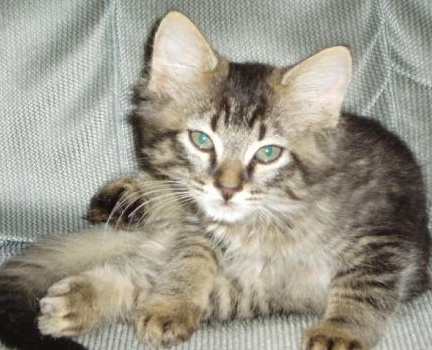
#> input picture cat.jpg, 432 x 350 px
$ python -i Tugas3B.py   (imports and definitions only)   (older library calls are emulated)
#> lines starting #> are read from the running program, lines starting #| are printed output that depends on the picture
import tkinter as tk
from tkinter import ttk
import cv2
import numpy as np
import mahotas.features.texture as texture
from sklearn.model_selection import train_test_split
from sklearn.neighbors import KNeighborsClassifier
from sklearn import svm

# Function to extract GLCM features using mahotas
def extract_glcm_features(image):
    gray = cv2.cvtColor(image, cv2.COLOR_BGR2GRAY)
    glcm = texture.haralick(gray)
    glcm_features = glcm.mean(axis=0)
    return glcm_features

# Extract HOG features
def extract_hog_features(image):
    gray = cv2.cvtColor(image, cv2.COLOR_BGR2GRAY)
    resized_image = cv2.resize(gray, (64, 128))  # Resize image to compatible dimensions
    hog = cv2.HOGDescriptor()
    hog_features = hog.compute(resized_image)
    hog_features = hog_features.flatten()
    return hog_features


# Extract histogram features
def extract_histogram_features(image):
    hist = cv2.calcHist([image], [0, 1, 2], None, [256, 256, 256], [0, 256, 0, 256, 0, 256])
    hist_features = hist.flatten()
    return hist_features

# Extract vector features (concatenation of GLCM, HOG, and histogram features)
def extract_vector_features(image):
    glcm_features = extract_glcm_features(image)
    hog_features = extract_hog_features(image)
    histogram_features = extract_histogram_features(image)
    vector_features = np.concatenate((glcm_features, hog_features, histogram_features))
    return vector_features

# Load the dataset and extract features
dataset_path = '_test/'
cat_folder_path = dataset_path + 'cat/'
dog_folder_path = dataset_path + 'dog/'
image_paths_cats = [cat_folder_path + 'cat_{}.jpg'.format(str(i).zfill(4)) for i in range(71, 75)]
image_paths_dogs = [dog_folder_path + 'dog_{}.jpg'.format(str(i).zfill(4)) for i in range(45, 49)]
# [2 lines not run here, left out]
# Combine dogs and cats images and labels
# [1 line that did not run here, left out]
# [1 line that did not run here, left out]

# Initialize feature vectors and corresponding labels for each extraction method
glcm_features = []
hog_features = []
histogram_features = []
vector_features = []

# Extract features for each image
# [10 lines not run here, left out]

# Convert features to numpy arrays
glcm_features = np.array(glcm_features)
hog_features = np.array(hog_features)
histogram_features = np.array(histogram_features)
vector_features = np.array(vector_features)

# Split the dataset into training and testing sets for each extraction method
# [1 line that did not run here, left out]
# [1 line that did not run here, left out]
# [1 line that did not run here, left out]
# [1 line that did not run here, left out]

# KNN classification for each extraction method
knn_classifier_glcm = KNeighborsClassifier(n_neighbors=3)
# [1 line not run here, left out]
# [1 line that did not run here, left out]

knn_classifier_hog = KNeighborsClassifier(n_neighbors=3)
# [1 line not run here, left out]
# [1 line that did not run here, left out]

knn_classifier_histogram = KNeighborsClassifier(n_neighbors=3)
# [1 line not run here, left out]
# [1 line that did not run here, left out]

knn_classifier_vector = KNeighborsClassifier(n_neighbors=3)
# [1 line not run here, left out]
# [1 line that did not run here, left out]

# SVM classification for each extraction method
svm_classifier_glcm = svm.SVC()
# [1 line not run here, left out]
# [1 line that did not run here, left out]

svm_classifier_hog = svm.SVC()
# [1 line not run here, left out]
# [1 line that did not run here, left out]

svm_classifier_histogram = svm.SVC()
# [1 line not run here, left out]
# [1 line that did not run here, left out]

svm_classifier_vector = svm.SVC()
# [1 line not run here, left out]
# [1 line that did not run here, left out]

# Create the GUI window
# [2 lines not run here, left out]

# Create a Treeview widget to display the results
# [1 line that did not run here, left out]
# [1 line that did not run here, left out]
# [4 lines not run here, left out]

# Insert GLCM results
# [1 line that did not run here, left out]

# Insert HOG results
# [1 line that did not run here, left out]

# Insert histogram results
# [1 line that did not run here, left out]

# Insert vector results
# [1 line that did not run here, left out]

# Configure Treeview column widths
# [10 lines not run here, left out]

>>> import cv2
>>> picture = cv2.imread('cat.jpg')
#> picture is the input picture: shape (350, 432, 3); mean B, G, R 140, 152.9, 156.8
>>> result = extract_vector_features(picture)
#> in extract_glcm_features, `gray = cv2.cvtColor(image, cv2.COLOR_BGR2GRAY)`:
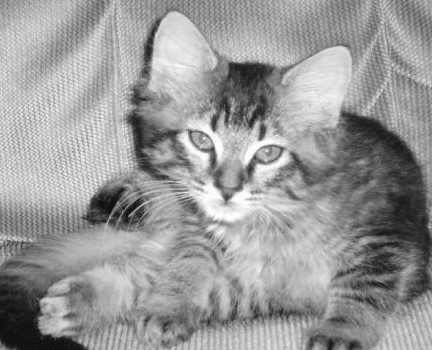
#> gray: shape (350, 432); min 10, max 255, mean 152.6
#> (the run stopped early here; a loop or call above may not have finished)

$ run again, on dog.jpg
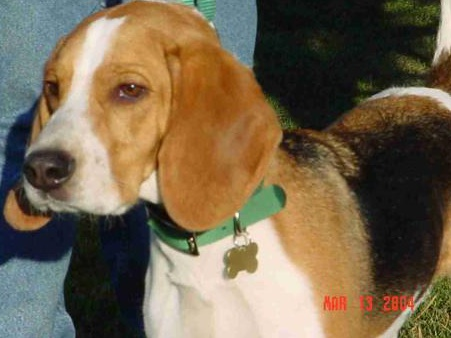
#> input picture dog.jpg, 451 x 338 px
#> picture is the input picture: shape (338, 451, 3); mean B, G, R 77.6, 102.1, 118.5
#> in extract_glcm_features, `gray = cv2.cvtColor(image, cv2.COLOR_BGR2GRAY)`:
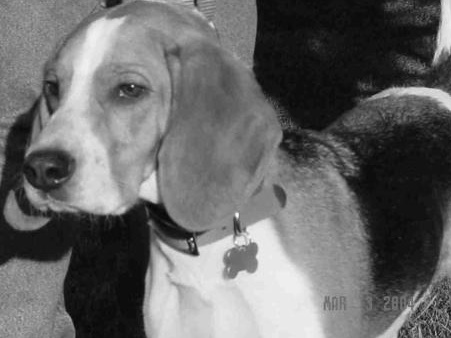
#> gray: shape (338, 451); min 1, max 252, mean 104.2

$ run again, on person_0085.jpg
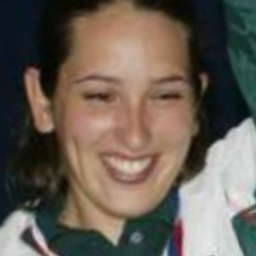
#> input picture person_0085.jpg, 256 x 256 px
#> picture is the input picture: shape (256, 256, 3); mean B, G, R 84.2, 94.7, 104.7
#> in extract_glcm_features, `gray = cv2.cvtColor(image, cv2.COLOR_BGR2GRAY)`:
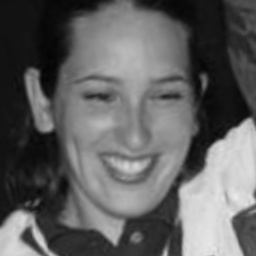
#> gray: shape (256, 256); min 3, max 234, mean 96.5

$ run again, on person_0091.jpg
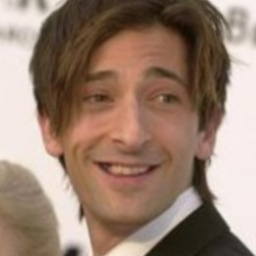
#> input picture person_0091.jpg, 256 x 256 px
#> picture is the input picture: shape (256, 256, 3); mean B, G, R 111.5, 127.3, 152
#> in extract_glcm_features, `gray = cv2.cvtColor(image, cv2.COLOR_BGR2GRAY)`:
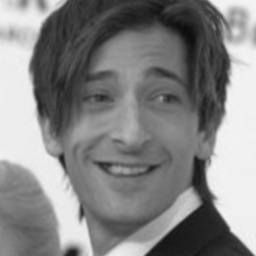
#> gray: shape (256, 256); min 12, max 246, mean 132.9
